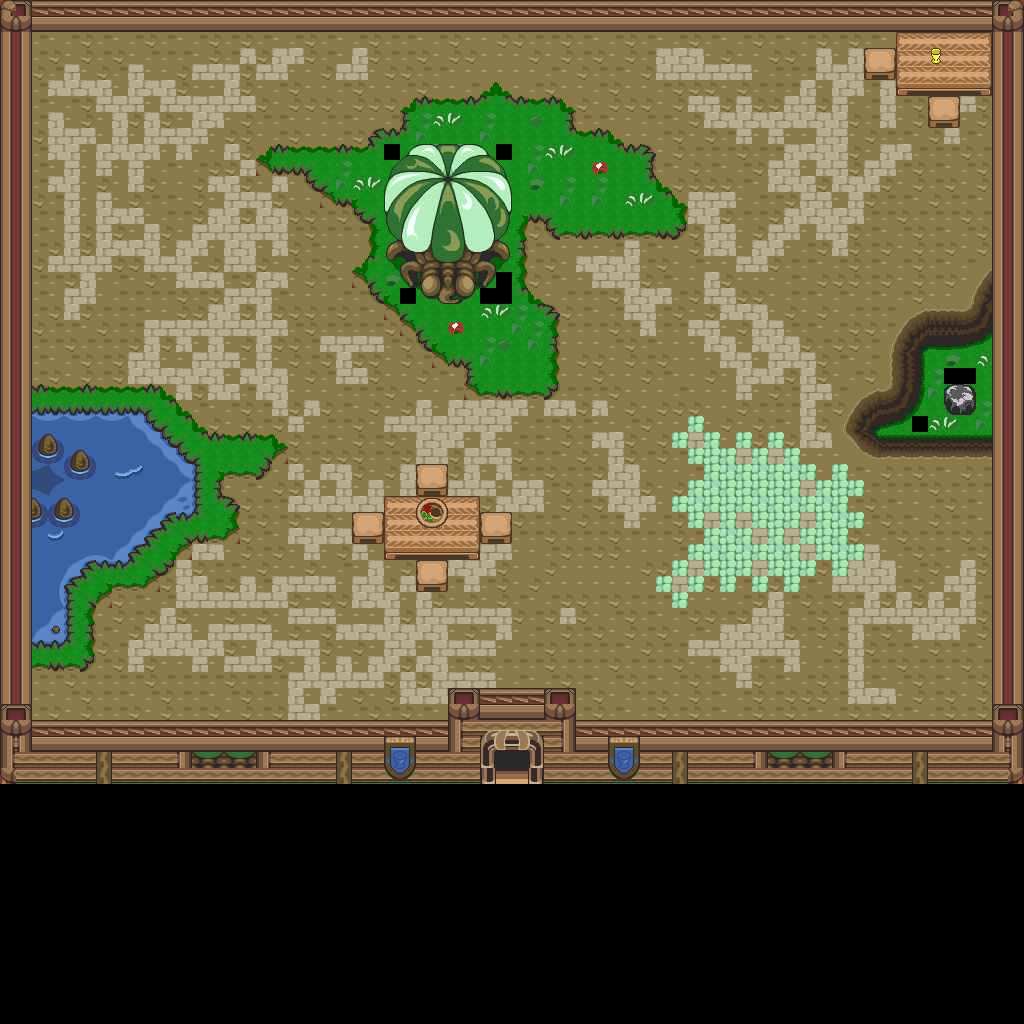

A 2D game scene composited from a Tiled map and its tileset images. What follows is a short description and the map's XML, with each tile layer's data collapsed to a summary:
An orthogonal 64x64 tile map with 16x16 px tiles, 1 tile layer (base), 2 hidden layers not drawn and 2 objects.

<map version="1.10" tiledversion="1.12.1" orientation="orthogonal" renderorder="right-down" width="64" height="64" tilewidth="16" tileheight="16" infinite="0" nextlayerid="4" nextobjectid="3">
 <tileset firstgid="1" source="../classiciphone_pics4.tsx" />
 <layer id="1" name="base" width="64" height="64">
  <data>[4096 cells, 4087 non-empty, 242 distinct tile ids]</data>
 </layer>
 <layer id="2" name="collision" width="64" height="64" visible="0">
  <properties><property name="collision" value="true" /></properties>
  <data>[4096 cells, 1699 non-empty, 1 distinct tile ids]</data>
 </layer>
 <layer id="3" name="water" width="64" height="64" visible="0">
  <properties><property name="terrain" value="water" /></properties>
  <data>[4096 cells, 75 non-empty, 1 distinct tile ids]</data>
 </layer>
 <objectgroup id="4" name="npcs">
  <object id="1" x="608.0" y="784.0" width="16" height="16">
   <properties>
    <property name="script" type="string">-- Auto-converted from GraalScript
-- // NPC made by Mighty
-- [CLIENT-SIDE — server no-op]
-- if (playerenters || timeout) {
-- seteffect 0,0,0,0;
-- timeout = .05;
-- }</property>
   </properties>
  </object>
  <object id="2" x="544.0" y="784.0" width="16" height="16">
   <properties>
    <property name="script" type="string">-- Auto-converted from GraalScript
joinResource("level_pklevel")</property>
   </properties>
  </object>
 </objectgroup>
</map>
